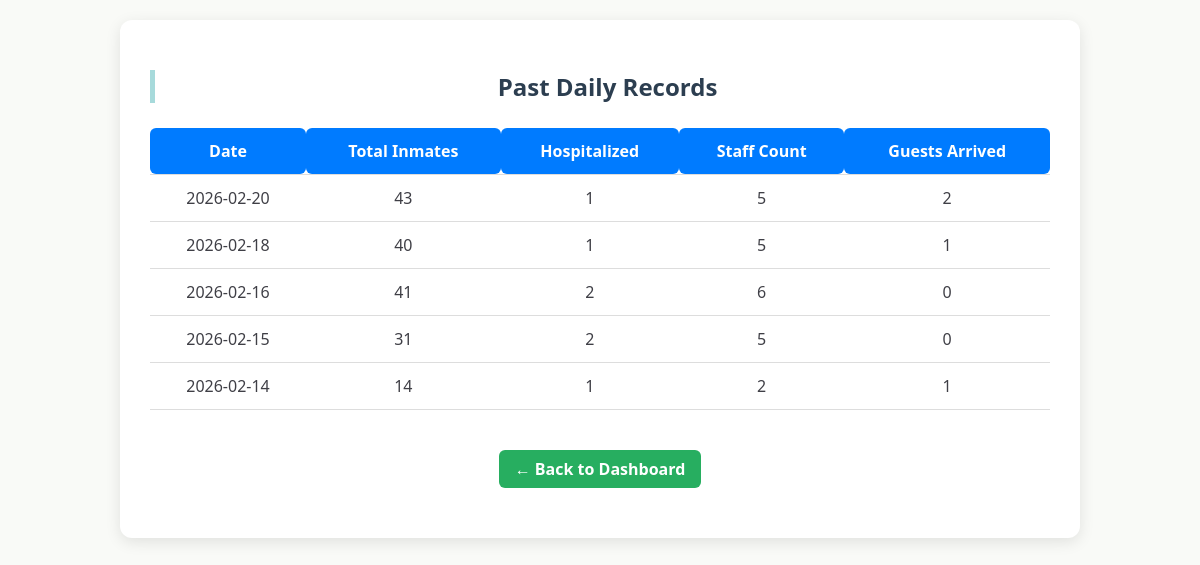
The page /admin/records (signed in) on the database its author committed.
### tables this page shows
CREATE TABLE daily_records (
        id INTEGER PRIMARY KEY AUTOINCREMENT,
        date TEXT UNIQUE,  -- Added UNIQUE here to support REPLACE logic
        total_inmates INTEGER,
        active_inmates INTEGER,  -- Ensure this is added
        hospitalized INTEGER,
        discharged INTEGER,
        male_inmates INTEGER,
        female_inmates INTEGER,
        new_inmates INTEGER,
        staff_count INTEGER,
        guests_arrived INTEGER
    , deceased INTEGER DEFAULT 0);

### app.py (the view)
@app.route("/admin/records")
def view_records():
    if 'admin' not in session:
        return redirect('/login')
    conn = get_db()
    cur = conn.cursor()
    cur.execute("SELECT * FROM daily_records ORDER BY date DESC")
    records = cur.fetchall()
    conn.close()
    return render_template("view_records.html", records=records)

### app.py (called while the page is built)
def get_db():
    conn = sqlite3.connect(DB)
    conn.row_factory = sqlite3.Row
    return conn

### templates/view_records.html (shortened to what this page needs)
<!DOCTYPE html>
<html lang="en">
<head>
    <link rel="stylesheet" href="{{ url_for('static', filename='style.css') }}">
</head>
<body>
<div class="view-container">
    <h2>Past Daily Records</h2>
    <table>
        <thead>
            <tr>
                <th>Date</th>
                <th>Total Inmates</th>
                <th>Hospitalized</th>
                <th>Staff Count</th>
                <th>Guests Arrived</th>
            </tr>
        </thead>
        <tbody>
            {% for record in records %}
            <tr>
                <td>{{ record['date'] }}</td>
                <td>{{ record['total_inmates'] }}</td>
                <td>{{ record['hospitalized'] }}</td>
                <td>{{ record['staff_count'] }}</td>
                <td>{{ record['guests_arrived'] }}</td>
            </tr>
            {% endfor %}
        </tbody>
    </table>
   <div class="admin-actions">
        <a href="/admin" class="back-btn">← Back to Dashboard</a>
    </div>
</div>
</body>
</html>

### static/style.css (style rules this page uses)
body { font-family: "Segoe UI", Arial, sans-serif; background: #F9FAF7; padding: 20px; margin: 0; color: #3F3F46; }
h2 { color: #2E2B5F; border-left: 5px solid #A7DADB; padding-left: 10px; }
a { display: inline-block; margin-top: 10px; color: #2E2B5F; text-decoration: none; font-weight: 600; }
.admin-actions { margin-top: 20px; text-align: right; }
.back-btn { padding: 8px 14px; background: #2e7d32; color: white; text-decoration: none; border-radius: 6px; transition: 0.3s; }
.admin-actions { display: flex; justify-content: center; gap: 10px; margin: 20px 0; }
.view-container { max-width:900px; margin:auto; background:#fff; padding:30px; border-radius:12px; box-shadow:0 4px 15px rgba(0,0,0,0.1); }
h2 { text-align:center; margin-bottom:20px; }
table { width:100%; border-collapse:collapse; }
th, td { padding:12px; border-bottom:1px solid #ddd; text-align:center; }
th { background:#007bff; color:#fff; border-radius:6px; }
a { text-decoration:none; color:#007bff; display:inline-block; margin-top:20px; }
.back-btn { display: inline-block; margin-top: 10px; text-decoration: none; color: #555; }
.admin-actions { margin-top: 30px; }
.back-btn { display: inline-block; padding: 10px 20px; background-color: #4CAF50; color: white; text-decoration: none; border-radius: 6px; transition: background 0.3s; }
h2 { margin-bottom: 25px; color: #2c3e50; }
.back-btn { background: #27ae60; color: white; padding: 8px 16px; border-radius: 6px; text-decoration: none; }
h2 { color: #2c3e50; margin-bottom: 25px; }

### rows shown on the page
daily_records: date "2026-02-20", total_inmates "43", hospitalized "1", staff_count "5", guests_arrived "2"
daily_records: date "2026-02-18", total_inmates "40", hospitalized "1", staff_count "5", guests_arrived "1"
daily_records: date "2026-02-16", total_inmates "41", hospitalized "2", staff_count "6", guests_arrived "0"
daily_records: date "2026-02-15", total_inmates "31", hospitalized "2", staff_count "5", guests_arrived "0"
daily_records: date "2026-02-14", total_inmates "14", hospitalized "1", staff_count "2", guests_arrived "1"
